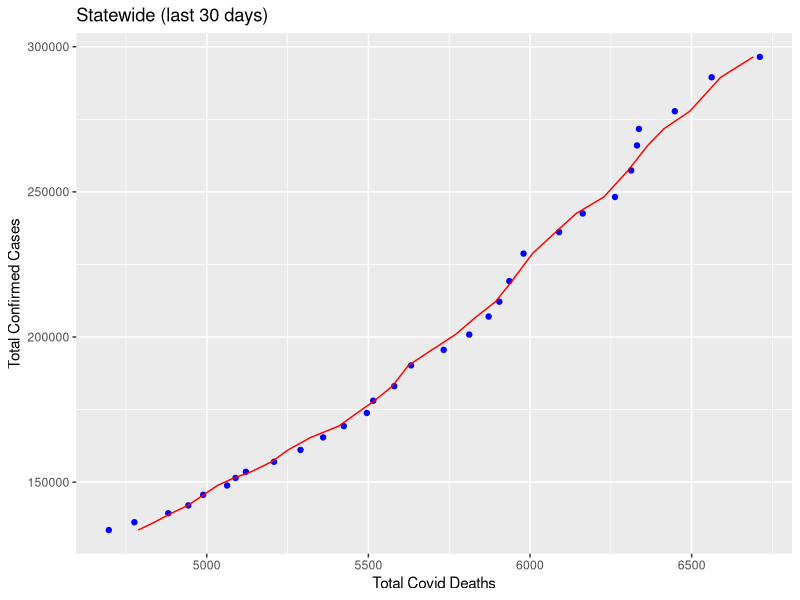
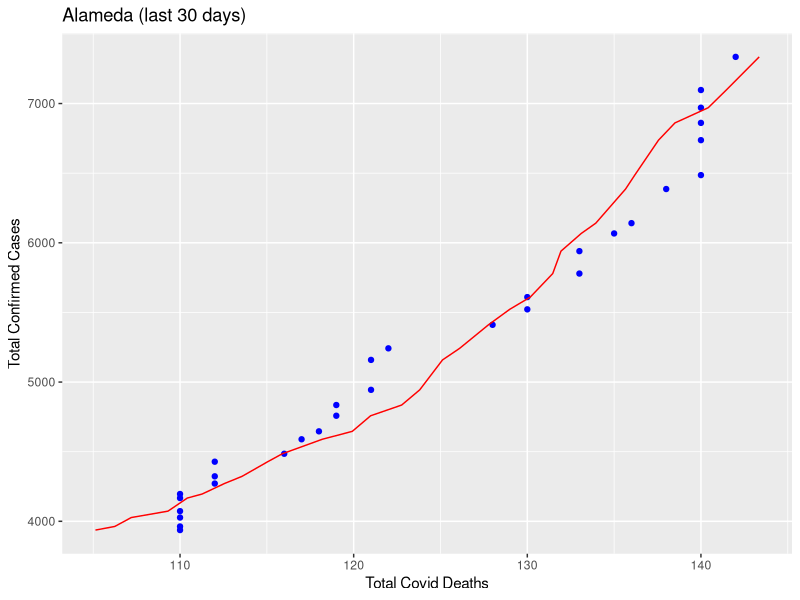

Recreate these plots in R, in order.
library(ggplot2)

build_offset_columns <- function(input_df,target_col,range_vector){
  
  ### Unlist the Target column to get a vector. Otherwise we spin our wheels in a df
  process_col <- unlist(input_df[target_col])
  
  #### Build a series of columns that offset the values of the target_col by the range vector
  for (offset_count in 1:length(range_vector))
  {
    offset_value <- range_vector[offset_count]
    i <- 0
    offset_col <- sapply(process_col,function(x){
      i <<- i + 1
      ### Return nothing for first 21 days
      if (i <= offset_value) { return(0) }
      return(process_col[i-offset_value])
      
    },simplify="array")
    
    thisColName <- paste("offset_",offset_value,sep="")
    
    input_df <- cbind(input_df,offset_col)
    
    colnames(input_df)[length(colnames(input_df))] <- thisColName
    
    
  }### END each vector elements
  
  return(input_df)  
  
}### END build_minus_column
build_rolling_offset <- function(input_df,rolling_days){
  
  
  ### Find the best offset covariance over a period of rolling days
  output_vector <- c()  
  output_vector2 <- c()  
  mse_vector <- c()
  predicted_deaths <- c()  
  
  ### Loop through input data frame
  for (i in 1:nrow(input_df)){
    if (i <= rolling_days) {
      output_vector2 <- append(output_vector2,0) 
      mse_vector <- append(mse_vector,0)
      predicted_deaths <- append(predicted_deaths,0)
      next
    }

    
    temp_df <- input_df[(i - rolling_days):i,2:length(input_df)]
    
    least_residual <- -1
    least_offset <- ""
    most_cor <- -1
    most_cor_offset <- ""
    ### Build Residuals for each offset Column
    ### Loop through each offset column
    
    tempCor <- (cor(temp_df)[2,])
    #print(max(tempCor[3:length(tempCor)]))
    for (q in 3:length(tempCor)){
      #print(tempCor[q])
      if (most_cor == -1 ){ 
        most_cor <- tempCor[q] 
        most_cor_offset <- colnames(temp_df)[q]
        next
      }
      if (tempCor[q] > most_cor){
        most_cor <- tempCor[q] 
        most_cor_offset <- colnames(temp_df)[q]
      }
      
    }
    #print("Most_cor")
    #print(most_cor)
    #print("Most_cor_offset")
    #print(most_cor_offset)
    #print(temp_df[most_cor_offset])
    
    ## Build a linear model prediction based on suggested offset.
    ## calculate the error of the prediction
    
    temp_lm <-  lm(daily_total_deaths ~ offset_14, data=temp_df)
    
    #print(summary(temp_lm))
    
    temp_predict_df <- data.frame( 
      daily_total_deaths = predict(temp_lm, newdata=temp_df), 
      daily_total_confirmed=temp_df[most_cor_offset])
    
    ### Calculate mean deaths for the period
    
    ### Get the last predicted death for model comparison
    last_predicted_death <- round(temp_predict_df$daily_total_deaths[nrow(temp_predict_df)],0)
    
    predicted_deaths <- append(predicted_deaths,last_predicted_death)
    #### Get residuals from prediction
    temp_residual <- temp_df$daily_total_deaths - temp_predict_df$daily_total_deaths
    
    ### Base Error
    temp_residual <- sum(temp_residual^2)
    
    
    sse <- temp_df$daily_total_deaths - temp_predict_df$daily_total_deaths
    sse <- sse^2
    sse <- sum(sse)
    sse
    
    
    ## Degrees of Freedom for Error (n-p)
    dfe <- rolling_days-2
    
    #print(sse/dfe)
    
    
    ## Mean of Squares for Error:   MSE = SSE / DFE
    mse <- sse / dfe
    
    #print(temp_residual)
    #print(actual_values)
    
    #print(temp_residual / dfe)
    #daily_total_deaths
    
    ### Generate Average deaths for the month
    
    
    
    output_vector2 <- append(output_vector2,most_cor_offset) 
    mse_vector <- append(mse_vector,mse)
    #mean_predicted_deaths <- append(mean_predicted_deaths, mean(temp_predict_df$daily_total_confirmed))
    
    
    
  }### END Each data frame row
  
  
  
  min_mse <- min(mse_vector[(mse_vector > 0)])
  
  offset_error <- c()
  
  for (i in 1:length(mse_vector)) {
    if (mse_vector[i] == 0 ){
      offset_error <- append(offset_error,0)
      next
    }
    offset_error <- append(offset_error,min_mse/mse_vector[i])
    
  }
  #predict_death=mean_predicted_deaths
  return(data.frame(date = input_df$date,mse=mse_vector,error=offset_error,offset=output_vector2,predicted_deaths=predicted_deaths))
  #eval(parse(text=command))
  
  
}### END build rolling offset
build_statewide_confirmed_numbers <- function(input_df){
  #### Sum the numbers across the state to build a big picture estimate
  
  ### Build unique dates
  date <- unique(input_df$date)
  
  ### build statewide confirmed numbers
  daily_total_confirmed <- sapply(date,function(x){
    ### Build data frame for each date
    this_df <- (input_df [which(input_df$date == x),])
    ### Sum confirmed for daily total
    return(sum(this_df$totalcountconfirmed) )
  },simplify="array")
  
  daily_total_deaths <- sapply(date,function(x){
    this_df <- (input_df [which(input_df$date == x),])
    ### Sum deaths for daily total
    return(sum(this_df$totalcountdeaths) )
  },simplify="array")
  
  return(data.frame(date,daily_total_confirmed,daily_total_deaths))
  
}#// END build statewide numbers


buildCounties_df <- function(input_df,input_names){
  #### Build a data frame of counties listed in input_names. Multiple counties will be summed
  date <- unique(ca_covid_df$date)
  
  daily_total_confirmed <- sapply(date,function(x){
    ### Build data frame for each date
    this_df <- (input_df [which(input_df$date == x),])
    
    temp_array <- sapply(input_names, function(x){
      
      return(this_df[which(this_df$county ==x), ]$totalcountconfirmed)
    },simplify="array")
    
    ### Sum confirmed for daily total
    return(sum(temp_array))
  },simplify="array")
  
  daily_total_deaths <- sapply(date,function(x){
    ### Build data frame for each date
    this_df <- (input_df [which(input_df$date == x),])
    
    temp_array <- sapply(input_names, function(x){
      
      return(this_df[which(this_df$county ==x), ]$totalcountdeaths)
    },simplify="array")
    
    ### Sum confirmed for daily total
    return(sum(temp_array))
  },simplify="array")
  
  
  return(data.frame(date,daily_total_confirmed,daily_total_deaths))
  
}### END buildCounties
build_last_30_df <- function(input_df){
  ### Return the last 30 day of a DF
  #### Determine the last 30 days index
  rowCount <- nrow(input_df)
  startIndex <- rowCount - 30
  
  ### get last 30 days of of offset_daily_ statewide
  return(input_df[startIndex:rowCount,])
  
  
}#///END build_last_30_df


build_model_last_30days <- function(input_df) {
  ############################################################
  ### Build model for last 30 days
  ############################################################
  
  #### Determine the last 30 days index
  rowCount <- nrow(input_df)
  startIndex <- rowCount - 30
  
  ### get last 30 days of of offset_daily_ statewide
  temp_df <- input_df[startIndex:rowCount,]
  
  last_month_df <- data.frame( date = temp_df$date,  
                               daily_total_confirmed = temp_df$daily_total_confirmed,
                               daily_total_deaths = temp_df$daily_total_deaths,
                               "offset" = temp_df[last_offset])
  
  colnames(last_month_df) <- c("date","daily_total_confirmed","daily_total_deaths","offset")
  
  
  last_month_lm <-  lm(daily_total_deaths ~ offset, data=last_month_df)
  
  
  last_month_predict_df <- data.frame( 
    date=last_month_df$date,
    actual_deaths=last_month_df$daily_total_deaths,
    daily_total_deaths = predict(last_month_lm, newdata=last_month_df), 
    daily_total_confirmed=last_month_df$daily_total_confirmed,
    offset=last_month_df$offset
  )
  
  
  return(last_month_predict_df)
  
}#//END build_model_last_30days
build_statewide_hospital_numbers <- function(input_df){
  #### Sum the numbers across the state to build a big picture estimate
  
  ### Build unique dates
  date <- unique(input_df$date)
  
  ### build statewide confirmed numbers
  hospitalized_covid_patients <- sapply(date,function(x){
    ### Build data frame for each date
    this_df <- (input_df [which(input_df$date == x),])
    ### Sum confirmed for daily total
    return(sum(this_df$hospitalized_covid_patients) )
  },simplify="array")
  
  all_hospital_beds <- sapply(date,function(x){
    this_df <- (input_df [which(input_df$date == x),])
    ### Sum deaths for daily total
    return(sum(this_df$all_hospital_beds) )
  },simplify="array")
  
  icu_available_beds <- sapply(date,function(x){
    this_df <- (input_df [which(input_df$date == x),])
    ### Sum deaths for daily total
    return(sum(this_df$icu_available_beds) )
  },simplify="array")
  
  icu_combined <- sapply(date,function(x){
    this_df <- (input_df [which(input_df$date == x),])
    ### Sum deaths for daily total
    return(sum(this_df$icu_combined) )
  },simplify="array")
  
  hospital_capactity <- sapply(date,function(x){
    this_df <- (input_df [which(input_df$date == x),])
    ### Sum deaths for daily total
    return(sum(this_df$hospital_capactity) )
  },simplify="array")
  
  icu_capacity <- sapply(date,function(x){
    this_df <- (input_df [which(input_df$date == x),])
    ### Sum deaths for daily total
    return(sum(this_df$icu_capacity) )
  },simplify="array")
  
  return(data.frame(date=date,
                    hospitalized_covid_patients=hospitalized_covid_patients,
                    all_hospital_beds=all_hospital_beds,
                    icu_available_beds=icu_available_beds,
                    icu_combined=icu_combined,
                    hospital_capactity=hospital_capactity,
                    icu_capacity=icu_capacity
  ))
  
}#// END build statewide numbers



## Set the working directory to the root of your DSC 520 directory
setwd("C:\\Users\\newcomb\\DSCProjects\\DSC\\covid")
#setwd("L:\\stonk\\projects\\DSC\\DSC\\covid")

### Read CSV 

ca_hospital_df <- read.csv("final_CA_Hospital.csv")
ca_covid_df <- read.csv("final_CA_Confirmed.csv")
#ca_population_df <- read.csv("final_CA_county_population.csv")
#ca_demo_df <- read.csv("Final_CA_Race_Demographic.csv")

### strip first column which duplicates row Index.It's a write.CSV thing
ca_hospital_df   <- ca_hospital_df[,2:length(ca_hospital_df)]
ca_covid_df      <- ca_covid_df[,2:length(ca_covid_df)]
#ca_population_df <- ca_population_df[,2:length(ca_population_df)]
#ca_demo_df       <- ca_hospital_df[,2:length(ca_demo_df)]

#tail(ca_hospital_df)
#tail(ca_covid_df)
#tail(ca_population_df)
#tail(ca_demo_df)

### Split counties into separate groups counties > 2% and less than
#counties_by_size_index <- order(ca_population_df$population,decreasing = TRUE)
#counties_biggest_index <- counties_by_size_index[1:12] 
#counties_smallest_index <-counties_by_size_index[13:length(counties_by_size_index)] 

### Get Names of Biggest counties by population
#counties_biggest_names <- sapply(counties_biggest_index, function(x){
#  return(ca_population_df$county[x])
#},simplify = "array")
#counties_biggest_names

### Get Names of Smallest counties by population
#counties_smallest_names <- sapply(counties_smallest_index, function(x){
#  return(ca_population_df$county[x])
#},simplify = "array")
#counties_smallest_names

tail(ca_hospital_df)
head(ca_hospital_df)
head(ca_covid_df)
tail(ca_covid_df)

############################################
#### Build statewide Hospital numbers
############################################
### Hospital has least least rows start there



daily_hospital_df <- build_statewide_hospital_numbers(ca_hospital_df)
daily_hospital_df$icu_capacity

############################################################
### build statewide Numbers - daily_covid_df
############################################################
daily_covid_df <- build_statewide_confirmed_numbers(ca_covid_df)


############################################################
### build State confirmed offset columns - 
############################################################
offset_daily_df <- build_offset_columns(daily_covid_df,"daily_total_confirmed",8:30)
offset_daily_df
############################################################
### Build the offsets data frame. 
############################################################
offset_df <- build_rolling_offset(offset_daily_df,30)

offset_df <- cbind(offset_df,actual_deaths=daily_covid_df$daily_total_deaths)

offset_indexes <- vapply(offset_df$offset, function(x){
  
  if (x==0) {return(0)}
  return(as.numeric(gsub("offset_","",x)))
  
  
},numeric(1) )  

offset_df <- cbind(offset_df,offset_index=offset_indexes )


offset_df

nrow(offset_daily_df)

#### Trim offset_daily_df so it has the same number of records as daily_hospital
startIndex <- nrow(offset_daily_df) - nrow(daily_hospital_df)

offset_daily_df <- offset_daily_df


############################################################
### Build model for last 30 days
############################################################
### Get the offset for the last date
############################################################
last_offset <- offset_df$offset[nrow(offset_df)]



#### Determine the last 30 days index
rowCount <- nrow(offset_daily_df)
startIndex <- rowCount - 30

### get last 30 days of of offset_daily_ statewide
temp_df <- offset_daily_df[startIndex:rowCount,]

last_month_df <- data.frame( date = temp_df$date,  
                             daily_total_confirmed = temp_df$daily_total_confirmed,
                             daily_total_deaths = temp_df$daily_total_deaths,
                             "offset" = temp_df[last_offset])

colnames(last_month_df) <- c("date","daily_total_confirmed","daily_total_deaths","offset")


last_month_lm <-  lm(daily_total_deaths ~ offset, data=last_month_df)



last_month_predict_df <- data.frame( 
                                      date=last_month_df$date,
                                     actual_deaths=last_month_df$daily_total_deaths,
                                     daily_total_deaths = predict(last_month_lm, newdata=last_month_df), 
                                     daily_total_confirmed=last_month_df$daily_total_confirmed,
                                     offset=last_month_df$offset
                                    )

ggplot(data = last_month_df, aes(y = daily_total_confirmed, x = daily_total_deaths)) + geom_point(color='blue') +
  scale_y_continuous(labels = function(x) format(x, scientific = FALSE)) +
  #  geom_line(color='blue'  ,data = june_CD_base_predict_df,      aes(y=daily_total_confirmed, x=daily_total_deaths)) +
  geom_line(color='red'   ,data = last_month_predict_df, aes(y=daily_total_confirmed, x=daily_total_deaths)) +
  labs( x="Total Covid Deaths", y="Total Confirmed Cases", title="Statewide (last 30 days)")  





last_month_predict_df

#let's look at errors
last_month_residuals <- (sum(last_month_predict_df$actual_deaths)^2) - (sum(last_month_predict_df$daily_total_deaths^2))

error_rate <- 1- last_month_residuals / sum(last_month_predict_df$actual_deaths)^2
error_rate

last_row <- offset_daily_df[nrow(offset_daily_df),]


### Project ahead by offset

### Validate offset model

validate_offset_df <- offset_df

offset_daily_df <- cbind(validate_offset_df, daily_covid_df$daily_total_deaths)
offset_daily_df


last_row
last_offset

offset_df

#########################################
### Get last offset worth of records
### For Future predictions
######################################

### Take offset value an conver to int
last_offset_index <- as.numeric(gsub("offset_","",last_offset))


startIndex <- nrow(daily_covid_df) - last_offset_index

futurecast_df <- daily_covid_df[startIndex:nrow(daily_covid_df),]

futurecast_df

last_month_predict_df

summary(last_month_lm)[4]

str(last_month_lm)
last_month_lm$offset


intercept <- last_month_lm$coefficients[1]
coefficients <- last_month_lm$coefficients[2]
intercept
coefficients

se <- summary(last_month_lm)$coefficients["offset","Std. Error"]


last_month_lm$coefficients



error_rate /2

predict_col = (last_month_predict_df$daily_total_confirmed *coefficients) + intercept

predict_low = predict_col - (predict_col * (error_rate / 2))
predict_high = predict_col + (predict_col * (error_rate / 2))

data.frame(date=last_month_predict_df$date,
           death=last_month_predict_df$actual_deaths, 
           confirmed=last_month_predict_df$daily_total_confirmed,
           offset=last_month_predict_df$offset,
           future_date=as.Date(last_month_predict_df$date) + last_offset_index,
           predict_low=predict_low,
           predict= predict_col,
           predict_high=predict_high)




############################################################
### County Level Work
############################################################
### build Alameda confirmed offset columns - 
############################################################
alameda_df <- buildCounties_df(ca_covid_df,c("alameda"))
alameda_offset_daily_df <- build_offset_columns(alameda_df,"daily_total_confirmed",8:30)

alameda_offset_daily_df


alameda_last_30_df <- build_last_30_df(alameda_offset_daily_df)

alameda_predict_df <- build_model_last_30days(alameda_last_30_df)
alameda_predict_df
df_for_plot <- alameda_last_30_df
predict_df_for_plot <- alameda_predict_df

ggplot(data = df_for_plot, aes(y = daily_total_confirmed, x = daily_total_deaths)) + geom_point(color='blue') +
  scale_y_continuous(labels = function(x) format(x, scientific = FALSE)) +
  geom_line(color='red'   ,data = predict_df_for_plot, aes(y=daily_total_confirmed, x=daily_total_deaths)) +
  labs( x="Total Covid Deaths", y="Total Confirmed Cases", title="Alameda (last 30 days)")  


